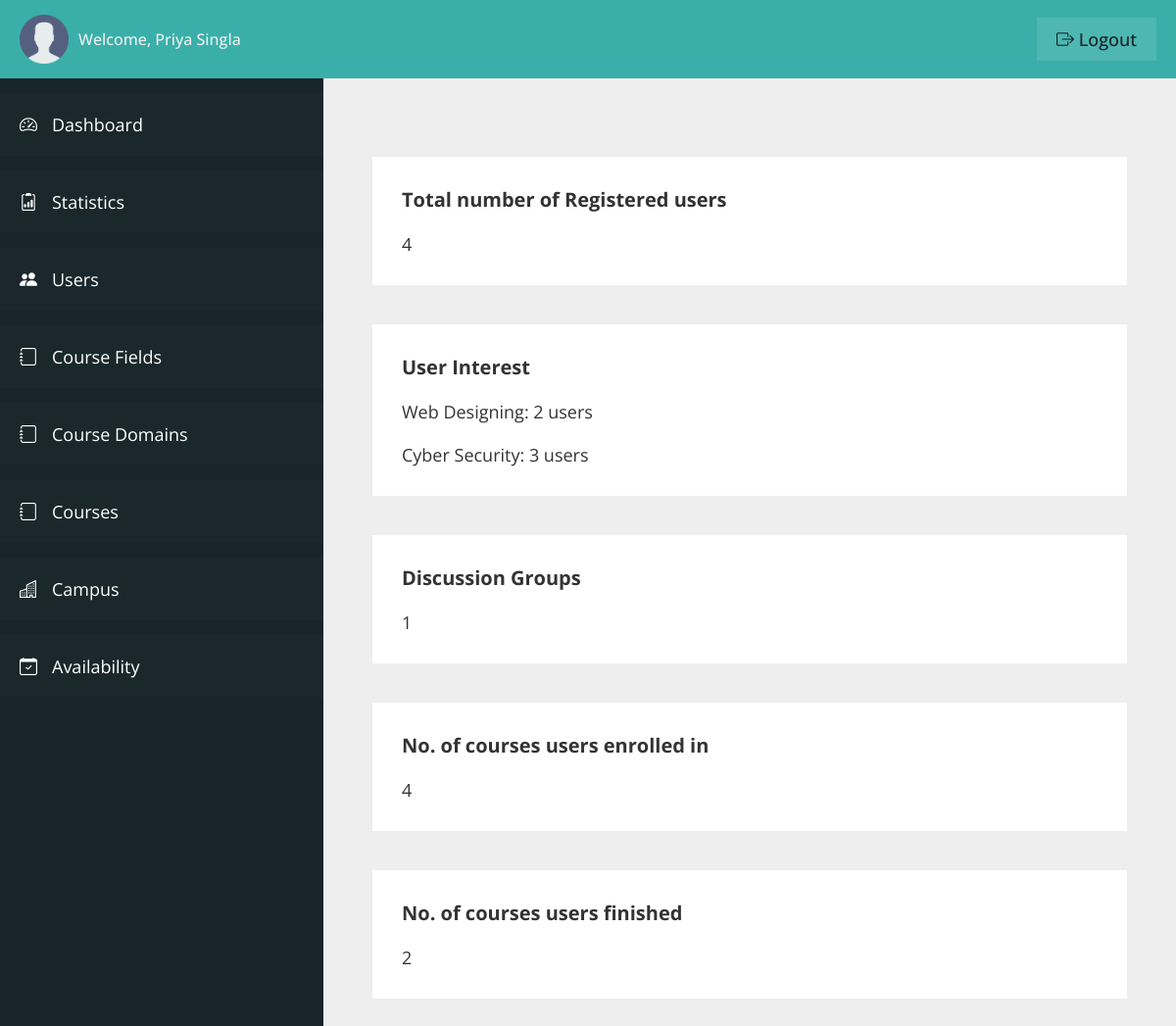
The page /admin/stats.php (signed in) on the database as committed earlier.
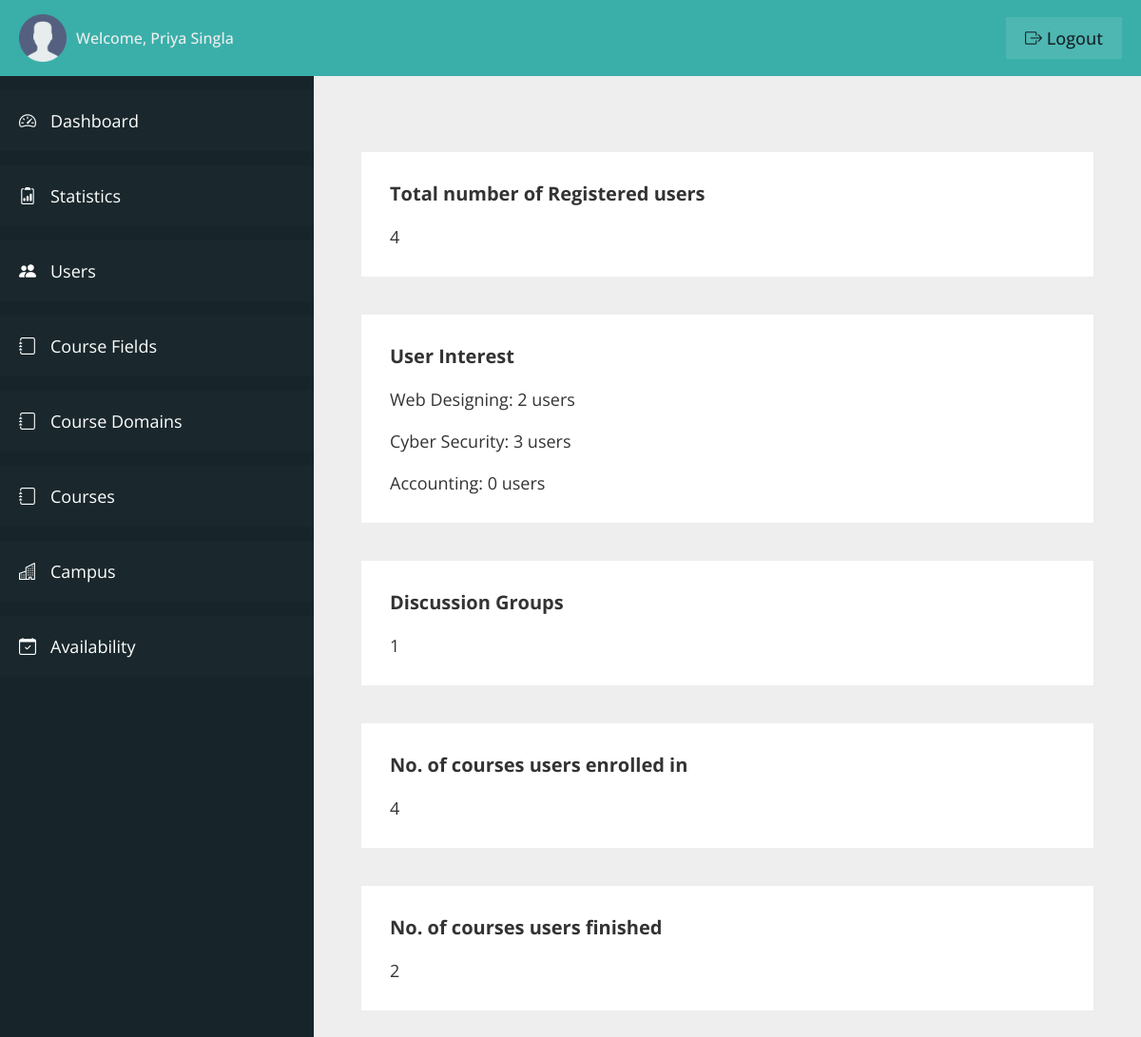
The same page on the database as committed later.
### tables this page shows
CREATE TABLE `course_domain` (
  `domain_id` int(11) NOT NULL,
  `domain_field` varchar(100) NOT NULL,
  `domain_name` varchar(100) NOT NULL,
  `added_on` datetime NOT NULL DEFAULT current_timestamp()
);

### admin/stats.php (the view, shortened to what the changed rows need)
<?php
include "../connection.php";
?>
<!DOCTYPE html>
<html lang="en">
<head>
    <link rel="stylesheet" href="css/style.css">
    <link rel="stylesheet" href="https://cdn.jsdelivr.net/npm/bootstrap-icons@1.11.0/font/bootstrap-icons.css">
</head>
<body>
    <div class="container">
        <main class="main__content">
            <section class="user__interest">
                <h3>User Interest</h3>
                <?php
                $select2 = "SELECT * FROM `course_domain`";
                if ($query2 = mysqli_query($con, $select2)) {
                    while ($row2 = mysqli_fetch_array($query2)) {
                        $select3 = "SELECT * FROM user_interest WHERE domain_name = '" . $row2['domain_name'] . "'";
                        if ($query3 = mysqli_query($con, $select3)) {
                            $interestTotal = mysqli_num_rows($query3);
                ?>
                <p><?php echo $row2['domain_name'] . ": " . $interestTotal; ?> users</p>
                <?php }
                    }
                    ?>
                <?php
                }
                ?>
            </section>
        </main>
    </div>
</body>
</html>

Rows that differ between the two databases and show on the page:
added course_domain: domain_name "Accounting", interestTotal "0"
